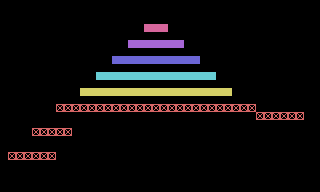

A level layout from a 2D game, rendered from its tile map. Below: a short description, then the map file with its tile-grid data intact:
An orthogonal 40x24 tile map with 8x8 px tiles, 2 tile layers (Collision Layer, ForeGround), 2 tilesets and 15 objects (14x CompleteLevelBlock, PlayerSpawner).

<map version="1.10" tiledversion="1.11.2" orientation="orthogonal" renderorder="right-down" width="40" height="24" tilewidth="8" tileheight="8" infinite="0" nextlayerid="5" nextobjectid="18">
 <tileset firstgid="1" source="worldTexture.tsx" />
 <tileset firstgid="129" source="worldSpace2.tsx" />
 <layer id="1" name="Collision Layer" class="Collision Tile Layer" width="40" height="24">
  <data encoding="csv">
0,0,0,0,0,0,0,0,0,0,0,0,0,0,0,0,0,0,0,0,0,0,0,0,0,0,0,0,0,0,0,0,0,0,0,0,0,0,0,0,
0,0,0,0,0,0,0,0,0,0,0,0,0,0,0,0,0,0,0,0,0,0,0,0,0,0,0,0,0,0,0,0,0,0,0,0,0,0,0,0,
0,0,0,0,0,0,0,0,0,0,0,0,0,0,0,0,0,0,0,0,0,0,0,0,0,0,0,0,0,0,0,0,0,0,0,0,0,0,0,0,
0,0,0,0,0,0,0,0,0,0,0,0,0,0,0,0,0,0,12,12,12,0,0,0,0,0,0,0,0,0,0,0,0,0,0,0,0,0,0,0,
0,0,0,0,0,0,0,0,0,0,0,0,0,0,0,0,0,0,0,0,0,0,0,0,0,0,0,0,0,0,0,0,0,0,0,0,0,0,0,0,
0,0,0,0,0,0,0,0,0,0,0,0,0,0,0,0,12,12,12,12,12,12,12,0,0,0,0,0,0,0,0,0,0,0,0,0,0,0,0,0,
0,0,0,0,0,0,0,0,0,0,0,0,0,0,0,0,0,0,0,0,0,0,0,0,0,0,0,0,0,0,0,0,0,0,0,0,0,0,0,0,
0,0,0,0,0,0,0,0,0,0,0,0,0,0,12,12,12,12,12,12,12,12,12,12,12,0,0,0,0,0,0,0,0,0,0,0,0,0,0,0,
0,0,0,0,0,0,0,0,0,0,0,0,0,0,0,0,0,0,0,0,0,0,0,0,0,0,0,0,0,0,0,0,0,0,0,0,0,0,0,0,
0,0,0,0,0,0,0,0,0,0,0,0,12,12,12,12,12,12,12,12,12,12,12,12,12,12,12,0,0,0,0,0,0,0,0,0,0,0,0,0,
0,0,0,0,0,0,0,0,0,0,0,0,0,0,0,0,0,0,0,0,0,0,0,0,0,0,0,0,0,0,0,0,0,0,0,0,0,0,0,0,
0,0,0,0,0,0,0,0,0,0,12,12,12,12,12,12,12,12,12,12,12,12,12,12,12,12,12,12,12,0,0,0,0,0,0,0,0,0,0,0,
0,0,0,0,0,0,0,0,0,0,0,0,0,0,0,0,0,0,0,0,0,0,0,0,0,0,0,0,0,0,0,0,0,0,0,0,0,0,0,0,
0,0,0,0,0,0,0,12,12,12,12,12,12,12,12,12,12,12,12,12,12,12,12,12,12,12,12,12,12,12,12,12,0,0,0,0,0,0,0,0,
0,0,0,0,0,0,0,0,0,0,0,0,0,0,0,0,0,0,0,0,0,0,0,0,0,0,0,0,0,0,0,0,12,12,12,12,12,12,0,0,
0,0,0,0,0,0,0,0,0,0,0,0,0,0,0,0,0,0,0,0,0,0,0,0,0,0,0,0,0,0,0,0,0,0,0,0,0,0,0,0,
0,0,0,0,12,12,12,12,12,0,0,0,0,0,0,0,0,0,0,0,0,0,0,0,0,0,0,0,0,0,0,0,0,0,0,0,0,0,0,0,
0,0,0,0,0,0,0,0,0,0,0,0,0,0,0,0,0,0,0,0,0,0,0,0,0,0,0,0,0,0,0,0,0,0,0,0,0,0,0,0,
0,0,0,0,0,0,0,0,0,0,0,0,0,0,0,0,0,0,0,0,0,0,0,0,0,0,0,0,0,0,0,0,0,0,0,0,0,0,0,0,
0,12,12,12,12,12,12,0,0,0,0,0,0,0,0,0,0,0,0,0,0,0,0,0,0,0,0,0,0,0,0,0,0,0,0,0,0,0,0,0,
0,0,0,0,0,0,0,0,0,0,0,0,0,0,0,0,0,0,0,0,0,0,0,0,0,0,0,0,0,0,0,0,0,0,0,0,0,0,0,0,
0,0,0,0,0,0,0,0,0,0,0,0,0,0,0,0,0,0,0,0,0,0,0,0,0,0,0,0,0,0,0,0,0,0,0,0,0,0,0,0,
0,0,0,0,0,0,0,0,0,0,0,0,0,0,0,0,0,0,0,0,0,0,0,0,0,0,0,0,0,0,0,0,0,0,0,0,0,0,0,0,
0,0,0,0,0,0,0,0,0,0,0,0,0,0,0,0,0,0,0,0,0,0,0,0,0,0,0,0,0,0,0,0,0,0,0,0,0,0,0,0
</data>
 </layer>
 <layer id="3" name="ForeGround" width="40" height="24">
  <data encoding="csv">
0,0,0,0,0,0,0,0,0,0,0,0,0,0,0,0,0,0,0,0,0,0,0,0,0,0,0,0,0,0,0,0,0,0,0,0,0,0,0,0,
0,0,0,0,0,0,0,0,0,0,0,0,0,0,0,0,0,0,0,0,0,0,0,0,0,0,0,0,0,0,0,0,0,0,0,0,0,0,0,0,
0,0,0,0,0,0,0,0,0,0,0,0,0,0,0,0,0,0,0,0,0,0,0,0,0,0,0,0,0,0,0,0,0,0,0,0,0,0,0,0,
0,0,0,0,0,0,0,0,0,0,0,0,0,0,0,0,0,0,3,3,3,0,0,0,0,0,0,0,0,0,0,0,0,0,0,0,0,0,0,0,
0,0,0,0,0,0,0,0,0,0,0,0,0,0,0,0,0,0,0,0,0,0,0,0,0,0,0,0,0,0,0,0,0,0,0,0,0,0,0,0,
0,0,0,0,0,0,0,0,0,0,0,0,0,0,0,0,4,4,4,4,4,4,4,0,0,0,0,0,0,0,0,0,0,0,0,0,0,0,0,0,
0,0,0,0,0,0,0,0,0,0,0,0,0,0,0,0,0,0,0,0,0,0,0,0,0,0,0,0,0,0,0,0,0,0,0,0,0,0,0,0,
0,0,0,0,0,0,0,0,0,0,0,0,0,0,5,5,5,5,5,5,5,5,5,5,5,0,0,0,0,0,0,0,0,0,0,0,0,0,0,0,
0,0,0,0,0,0,0,0,0,0,0,0,0,0,0,0,0,0,0,0,0,0,0,0,0,0,0,0,0,0,0,0,0,0,0,0,0,0,0,0,
0,0,0,0,0,0,0,0,0,0,0,0,7,7,7,7,7,7,7,7,7,7,7,7,7,7,7,0,0,0,0,0,0,0,0,0,0,0,0,0,
0,0,0,0,0,0,0,0,0,0,0,0,0,0,0,0,0,0,0,0,0,0,0,0,0,0,0,0,0,0,0,0,0,0,0,0,0,0,0,0,
0,0,0,0,0,0,0,0,0,0,10,10,10,10,10,10,10,10,10,10,10,10,10,10,10,10,10,10,10,0,0,0,0,0,0,0,0,0,0,0,
0,0,0,0,0,0,0,0,0,0,0,0,0,0,0,0,0,0,0,0,0,0,0,0,0,0,0,0,0,0,0,0,0,0,0,0,0,0,0,0,
0,0,0,0,0,0,0,19,19,19,19,19,19,19,19,19,19,19,19,19,19,19,19,19,19,19,19,19,19,19,19,19,0,0,0,0,0,0,0,0,
0,0,0,0,0,0,0,0,0,0,0,0,0,0,0,0,0,0,0,0,0,0,0,0,0,0,0,0,0,0,0,0,0,0,0,0,0,0,0,0,
0,0,0,0,0,0,0,0,0,0,0,0,0,0,0,0,0,0,0,0,0,0,0,0,0,0,0,0,0,0,0,0,0,0,0,0,0,0,0,0,
0,0,0,0,0,0,0,0,0,0,0,0,0,0,0,0,0,0,0,0,0,0,0,0,0,0,0,0,0,0,0,0,0,0,0,0,0,0,0,0,
0,0,0,0,0,0,0,0,0,0,0,0,0,0,0,0,0,0,0,0,0,0,0,0,0,0,0,0,0,0,0,0,0,0,0,0,0,0,0,0,
0,0,0,0,0,0,0,0,0,0,0,0,0,0,0,0,0,0,0,0,0,0,0,0,0,0,0,0,0,0,0,0,0,0,0,0,0,0,0,0,
0,0,0,0,0,0,0,0,0,0,0,0,0,0,0,0,0,0,0,0,0,0,0,0,0,0,0,0,0,0,0,0,0,0,0,0,0,0,0,0,
0,0,0,0,0,0,0,0,0,0,0,0,0,0,0,0,0,0,0,0,0,0,0,0,0,0,0,0,0,0,0,0,0,0,0,0,0,0,0,0,
0,0,0,0,0,0,0,0,0,0,0,0,0,0,0,0,0,0,0,0,0,0,0,0,0,0,0,0,0,0,0,0,0,0,0,0,0,0,0,0,
0,0,0,0,0,0,0,0,0,0,0,0,0,0,0,0,0,0,0,0,0,0,0,0,0,0,0,0,0,0,0,0,0,0,0,0,0,0,0,0,
0,0,0,0,0,0,0,0,0,0,0,0,0,0,0,0,0,0,0,0,0,0,0,0,0,0,0,0,0,0,0,0,0,0,0,0,0,0,0,0
</data>
 </layer>
 <objectgroup id="2" name="SpawnLayer" class="Entity Spawner">
  <object id="1" type="PlayerSpawner" x="152" y="16">
   <properties>
    <property name="isVisible" type="bool" value="true" />
   </properties>
   <point />
  </object>
 </objectgroup>
 <objectgroup id="4" name="collision block object layer" class="Collision Blocks Object Layer">
  <object id="2" type="CompleteLevelBlock" gid="16" x="80" y="104" width="8" height="8">
   <properties>
    <property name="nextLevel" type="int" value="1" />
   </properties>
  </object>
  <object id="3" type="CompleteLevelBlock" gid="16" x="224" y="104" width="8" height="8">
   <properties>
    <property name="nextLevel" type="int" value="1" />
   </properties>
  </object>
  <object id="4" type="CompleteLevelBlock" gid="16" x="96" y="88" width="8" height="8">
   <properties>
    <property name="nextLevel" type="int" value="2" />
   </properties>
  </object>
  <object id="5" type="CompleteLevelBlock" gid="16" x="208" y="88" width="8" height="8">
   <properties>
    <property name="nextLevel" type="int" value="2" />
   </properties>
  </object>
  <object id="6" type="CompleteLevelBlock" gid="16" x="112" y="72" width="8" height="8">
   <properties>
    <property name="nextLevel" type="int" value="3" />
   </properties>
  </object>
  <object id="7" type="CompleteLevelBlock" gid="16" x="192" y="72" width="8" height="8">
   <properties>
    <property name="nextLevel" type="int" value="3" />
   </properties>
  </object>
  <object id="8" type="CompleteLevelBlock" gid="16" x="128" y="56" width="8" height="8">
   <properties>
    <property name="nextLevel" type="int" value="4" />
   </properties>
  </object>
  <object id="9" type="CompleteLevelBlock" gid="16" x="176" y="56" width="8" height="8">
   <properties>
    <property name="nextLevel" type="int" value="4" />
   </properties>
  </object>
  <object id="10" type="CompleteLevelBlock" gid="16" x="144" y="40" width="8" height="8">
   <properties>
    <property name="nextLevel" type="int" value="5" />
   </properties>
  </object>
  <object id="11" type="CompleteLevelBlock" gid="16" x="160" y="40" width="8" height="8">
   <properties>
    <property name="nextLevel" type="int" value="5" />
   </properties>
  </object>
  <object id="12" type="CompleteLevelBlock" gid="16" x="56" y="128" width="8" height="8">
   <properties>
    <property name="nextLevel" type="int" value="6" />
   </properties>
  </object>
  <object id="13" type="CompleteLevelBlock" gid="16" x="24" y="152" width="8" height="8">
   <properties>
    <property name="nextLevel" type="int" value="7" />
   </properties>
  </object>
  <object id="16" type="CompleteLevelBlock" gid="16" x="256" y="88" width="8" height="8">
   <properties>
    <property name="nextLevel" type="int" value="8" />
   </properties>
  </object>
  <object id="17" type="CompleteLevelBlock" gid="16" x="288" y="120" width="8" height="8">
   <properties>
    <property name="nextLevel" type="int" value="9" />
   </properties>
  </object>
 </objectgroup>
</map>